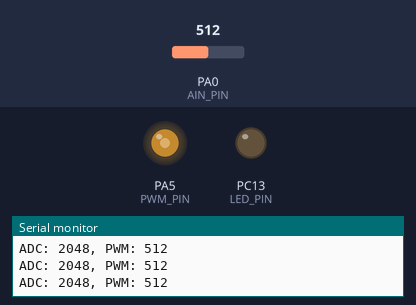
Bench run of a sketch on a simulated STM32 Blue Pill. Shown: output pins drawn as LEDs (lit = HIGH), the last lines printed to the serial monitor. Inputs (shaded band) come from the test bench; at power-on: PA0 (AIN_PIN) = 512 (analog values on the 0–1023 scale).

Above: at 1.2 s.
1.3 s: PA0 (AIN_PIN) set to 716
At 2.3 s:
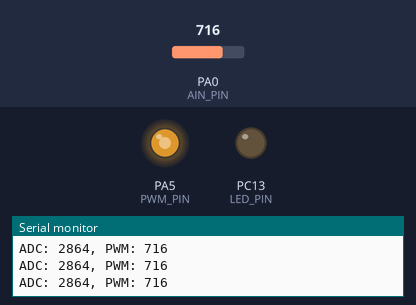
2.9 s: PA0 (AIN_PIN) set to 900
At 3.6 s:
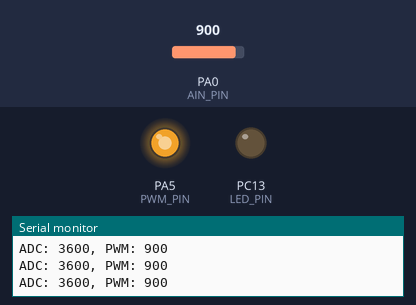
4.5 s: PA0 (AIN_PIN) set to 122
At 5.8 s:
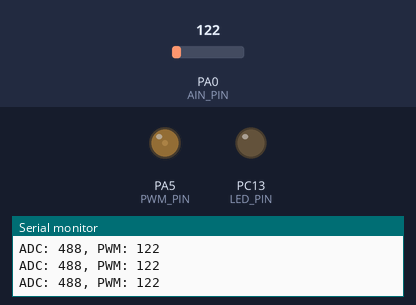
6.1 s: PA0 (AIN_PIN) set to 0
At 7.3 s:
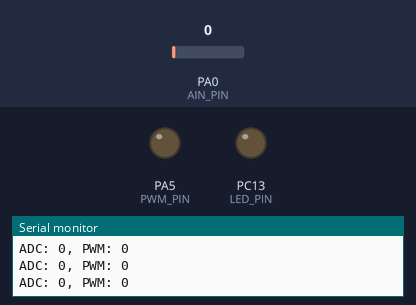
7.7 s: PA0 (AIN_PIN) set to 511
At 8.6 s:
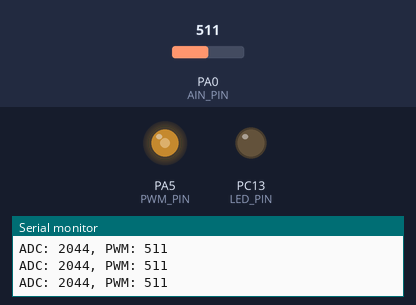
Timing chart, 0 to 10.3 s (numbered marks = the images above; inputs shaded):
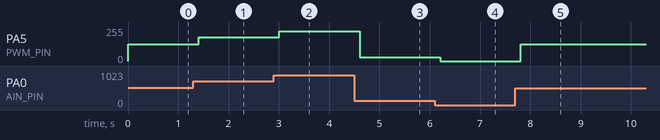

Measured:
- after the input at 1.3 s, PA5 (PWM_PIN): 127/255 → 178/255 after 0.10 s
- after the input at 2.9 s, PA5 (PWM_PIN): 178/255 → 224/255 after 0.10 s
- after the input at 4.5 s, PA5 (PWM_PIN): 224/255 → 30/255 after 0.11 s
- after the input at 6.1 s, PA5 (PWM_PIN): 30/255 → 0/255 after 0.11 s
- after the input at 7.7 s, PA5 (PWM_PIN): 0/255 → 127/255 after 0.11 s

The sketch:

STM32_ADC.ino
```cpp
#define LED_PIN PC13
#define AIN_PIN PA0
#define PWM_PIN PA5

// LDR (high-side, 3.3V) + resistor (low-side, GND)
// low light intensity -> lower PWM duty cycle, lower analog input voltage

//#define ADC_RESOLUTION  (10)
//#define PWM_RESOLUTION  (8)
//#define PWM_FREQ        (1000)

#define ADC_RESOLUTION (12)
#define PWM_RESOLUTION (10)
#define PWM_FREQ (10000)

void setup() {
  pinMode(LED_PIN, OUTPUT);
  Serial.begin(115200);
  while (!Serial);
  Serial.println("STM32duino PWM output demo...");
  // Set ADC resolution (default: 10 bits)
  analogReadResolution(ADC_RESOLUTION);
  // Set PWM resolution (default: 8 bits)
  analogWriteResolution(PWM_RESOLUTION);
  // Set PWM frequency  (default: 1kHz)
  analogWriteFrequency(PWM_FREQ);
  // Write PWM value (zero)
  analogWrite(PWM_PIN, 0);
}

void loop() {
  // Read analog value.
  int adc_value = analogRead(AIN_PIN);
  // Write PWM value.
  int pwm_value = 0;
  int diff = (ADC_RESOLUTION - PWM_RESOLUTION);
  if (diff >= 0) {
    pwm_value = adc_value >> diff;
  } else {
    pwm_value = adc_value << (-diff);
  }
  analogWrite(PWM_PIN, pwm_value);
  // Send a text to the Serial output.
  Serial.printf("ADC: %lu, PWM: %lu\n", adc_value, pwm_value);
  // Wait for some delay before re-entering the loop.
  delay(200);
}
```
